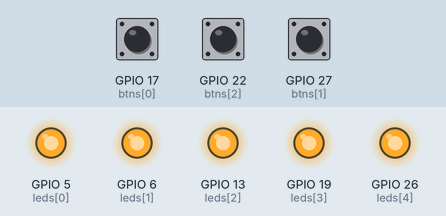
Simulated run of this program. Board: Raspberry Pi (BCM pin numbers). Shown: output pins drawn as LEDs (lit = HIGH). Inputs (shaded band) come from the test bench; at power-on: GPIO 17 (btns[0]) HIGH, GPIO 27 (btns[1]) LOW, GPIO 22 (btns[2]) LOW.

Above: at 1.2 s.
1.3 s: GPIO 17 (btns[0]) pulled LOW for 2.85 s
At 5.1 s:
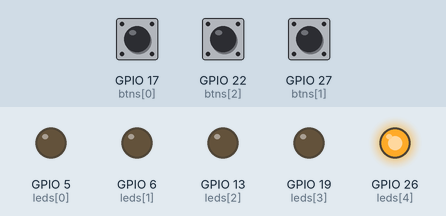
5.6 s: GPIO 27 (btns[1]) pulled HIGH for 2.85 s
At 5.62 s:
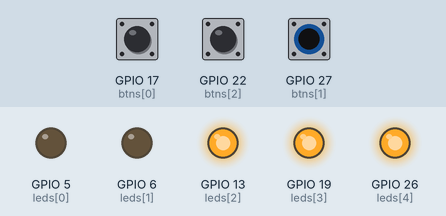
Timing chart, 0 to 16.0 s (numbered marks = the images above; inputs shaded):
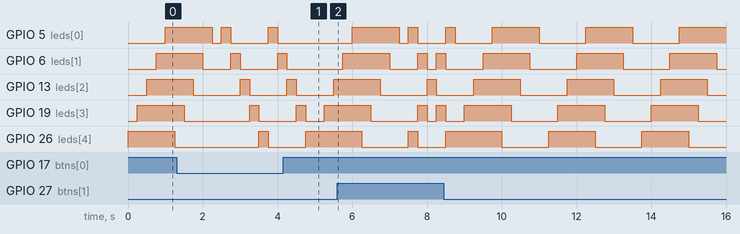

The program:

Sequential_LEDs.py
```python
import time #load time library
import RPi.GPIO as GPIO #load GPIO Library

btns = [17, 27, 22]
leds = [5, 6, 13, 19, 26]

GPIO.setwarnings(False) # supress warnings
GPIO.setmode(GPIO.BCM) # USE GPIO pin numbering

for btn in btns:
    GPIO.setup(btn, GPIO.IN)

for led in leds:
    GPIO.setup(led, GPIO.OUT)

while True:
    if  GPIO.input(btns[0]) == False:
        for led in leds:
            GPIO.output(led, GPIO.HIGH)
            time.sleep(.250)
            GPIO.output(led, GPIO.LOW)

    elif  GPIO.input(btns[1]) == False:
        leds.reverse()

        for led in leds:
            GPIO.output(led, GPIO.HIGH)
            time.sleep(.250)
        for led in leds:
            GPIO.output(led, GPIO.LOW)
            time.sleep(.250)

        leds.reverse()

    elif GPIO.input(btns[2]) == False:
        last = 4
        first = 0

        while last >= 0:
            GPIO.output(leds[first], GPIO.HIGH)
            GPIO.output(leds[last], GPIO.HIGH)
            time.sleep(.250)
            GPIO.output(leds[first], GPIO.LOW)
            GPIO.output(leds[last], GPIO.LOW)
            last -= 1
            first += 1

    else:
        for led in leds:
            GPIO.output(led, GPIO.LOW)

GPIO.cleanup() #reset pin status to their default state
```
